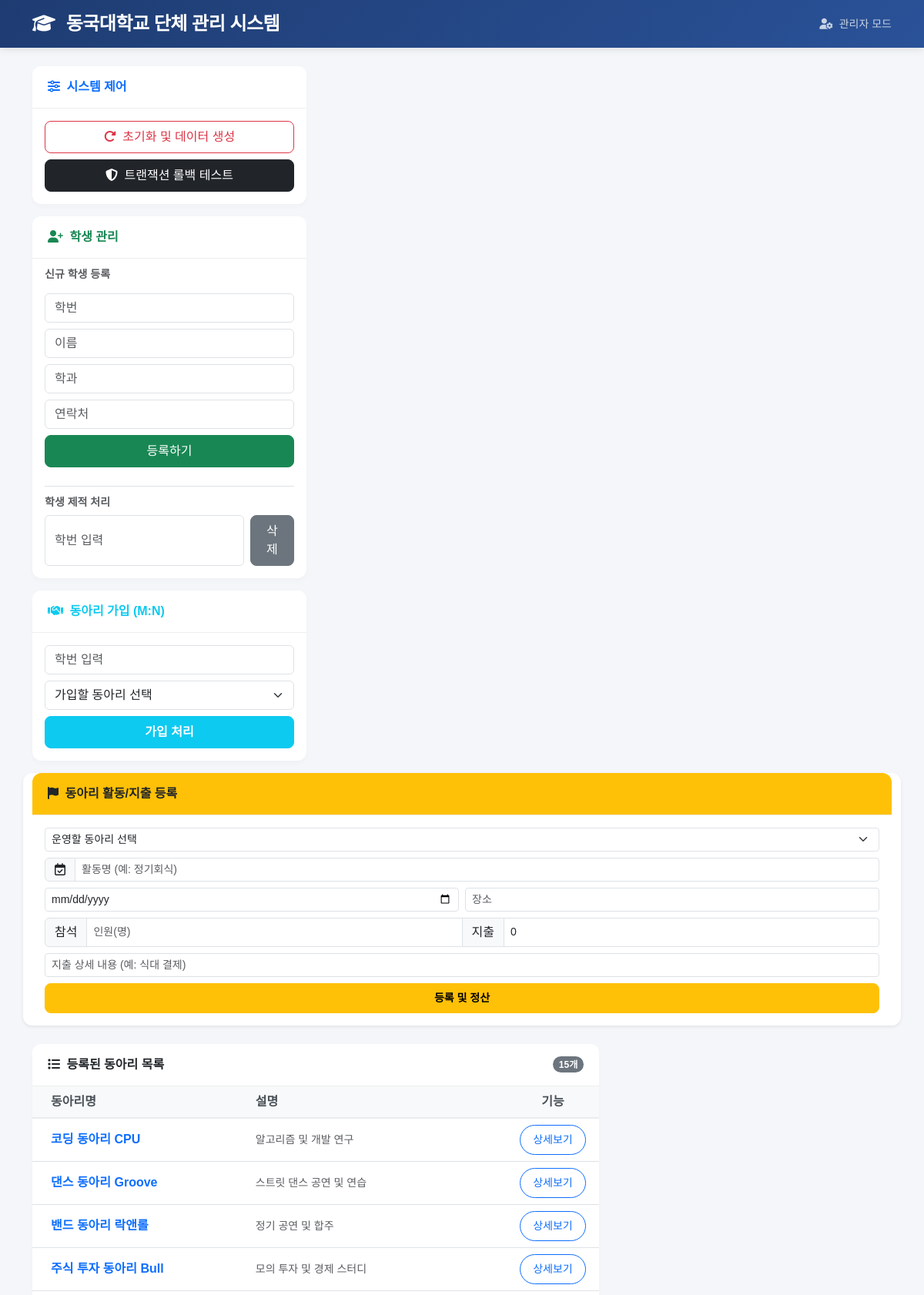
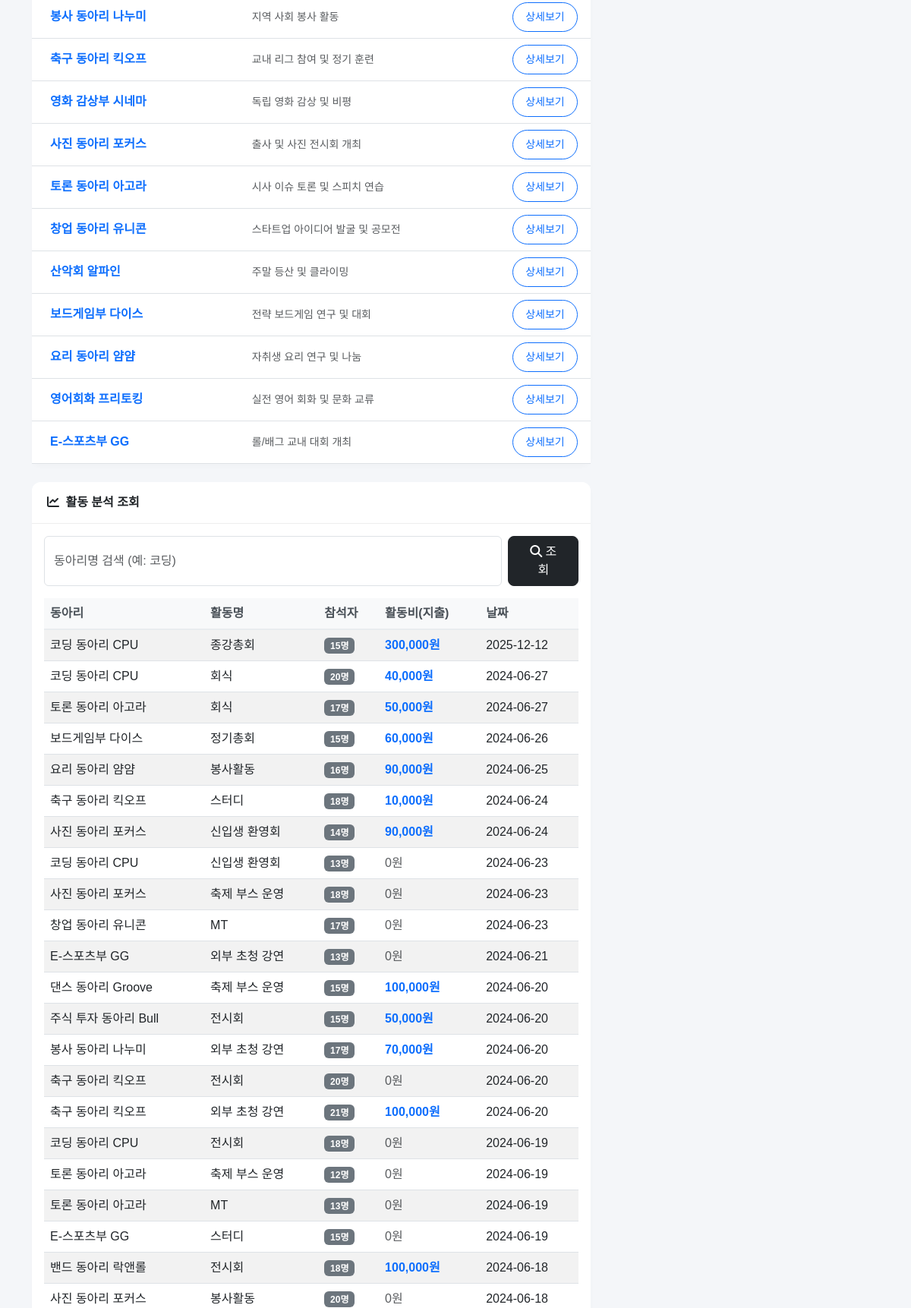
The app's page /analysis (upper part) with its own data (2 pictures, top to bottom).
### tables this page shows
CREATE TABLE Club (
    club_id INTEGER PRIMARY KEY AUTOINCREMENT,
    club_name VARCHAR(100) NOT NULL,
    president_id VARCHAR(10),
    description TEXT,
    FOREIGN KEY (president_id) REFERENCES Student(student_id)
);

CREATE TABLE Activity (
    activity_id INTEGER PRIMARY KEY AUTOINCREMENT,
    club_id INTEGER NOT NULL,
    activity_name VARCHAR(100) NOT NULL,
    activity_date DATE NOT NULL,
    location VARCHAR(100) NOT NULL,
    description TEXT,
    FOREIGN KEY (club_id) REFERENCES Club(club_id)
);

### app.py (the view)
@app.route('/analysis')
def analysis():
    keyword = request.args.get('keyword', '')
    return render_template('index.html',
                           clubs=db.get_all_clubs(),
                           budget_data=db.get_budget_status(),
                           analysis=db.get_analysis(keyword),
                           keyword=keyword)

### db_manager.py (called while the page is built)
def get_conn():
    return sqlite3.connect(cfg.DB_PATH)

def get_all_clubs():
    conn = get_conn()
    df = pd.read_sql("SELECT * FROM Club", conn)
    conn.close()
    return df.to_dict('records')

def get_analysis(keyword):
    conn = get_conn()
    base_query = """
    SELECT
        c.club_name,
        a.activity_name,
        a.activity_date,
        (SELECT COUNT(*) FROM Attendance WHERE activity_id = a.activity_id) as attendees,
        (SELECT IFNULL(SUM(amount), 0) FROM Expense WHERE activity_id = a.activity_id) as total_expense
    FROM Activity a
    JOIN Club c ON a.club_id = c.club_id
    """
    if not keyword:
        query = base_query + " ORDER BY a.activity_date DESC LIMIT 50"
        params = ()
    else:
        query = base_query + " WHERE c.club_name LIKE ? ORDER BY a.activity_date DESC"
        params = (f'%{keyword}%',)
    df = pd.read_sql(query, conn, params=params)
    conn.close()
    return df.to_dict('records')
    df = pd.read_sql(query, conn, params=params)
    conn.close()
    return df.to_dict('records')

def get_budget_status():
    conn = get_conn()
    sql = """
    SELECT
        c.club_name,
        b.total_amount,
        IFNULL(SUM(e.amount), 0) as used_amount,
        (b.total_amount - IFNULL(SUM(e.amount), 0)) as balance,
        ROUND((CAST(IFNULL(SUM(e.amount), 0) AS FLOAT) / b.total_amount) * 100, 1) as rate
    FROM Budget b
    JOIN Club c ON b.club_id = c.club_id
    LEFT JOIN Expense e ON b.budget_id = e.budget_id
    GROUP BY b.budget_id
    ORDER BY used_amount DESC
    """
    df = pd.read_sql(sql, conn)
    conn.close()
    return df.to_dict('records')

### templates/index.html (shortened to what this page needs)
<!DOCTYPE html>
<html lang="ko">
<head>
    <link href="https://cdnjs.cloudflare.com/ajax/libs/font-awesome/6.4.0/css/all.min.css" rel="stylesheet">
    <link href="https://cdn.jsdelivr.net/npm/bootstrap@5.3.0/dist/css/bootstrap.min.css" rel="stylesheet">
</head>
<body>
    <nav class="navbar navbar-expand-lg navbar-dark navbar-custom mb-4">
        <div class="container">
            <a class="navbar-brand" href="/">
                <i class="fa-solid fa-graduation-cap me-2"></i>
                동국대학교 단체 관리 시스템
            </a>
            <div class="text-white opacity-75">
                <small><i class="fa-solid fa-user-gear me-1"></i> 관리자 모드</small>
            </div>
        </div>
    </nav>
    <div class="container">
        <div class="row g-4">
            <div class="col-md-4">
                <div class="card mb-3">
                    <div class="card-header text-primary">
                        <i class="fa-solid fa-sliders me-1"></i> 시스템 제어
                    </div>
                    <div class="card-body">
                        <form action="/init" method="post" class="mb-2">
                            <button class="btn btn-outline-danger w-100">
                                <i class="fa-solid fa-rotate-right me-1"></i> 초기화 및 데이터 생성
                            </button>
                        </form>
                        <form action="/test/rollback" method="post">
                            <button class="btn btn-dark w-100">
                                <i class="fa-solid fa-shield-halved me-1"></i> 트랜잭션 롤백 테스트
                            </button>
                        </form>
                    </div>
                </div>
                <div class="card mb-3">
                    <div class="card-header text-success">
                        <i class="fa-solid fa-user-plus me-1"></i> 학생 관리
                    </div>
                    <div class="card-body">
                        <h6 class="card-subtitle mb-3 text-muted small fw-bold">신규 학생 등록</h6>
                        <form action="/student/add" method="post" class="mb-4">
                            <input name="s_id" class="form-control mb-2" placeholder="학번" required>
                            <input name="name" class="form-control mb-2" placeholder="이름" required>
                            <input name="dept" class="form-control mb-2" placeholder="학과" required>
                            <input name="phone" class="form-control mb-2" placeholder="연락처" required>
                            <button class="btn btn-success w-100">등록하기</button>
                        </form>
                        <div class="border-top pt-3">
                            <h6 class="card-subtitle mb-2 text-muted small fw-bold">학생 제적 처리</h6>
                            <form action="/student/delete" method="post" class="d-flex gap-2">
                                <input name="s_id" class="form-control" placeholder="학번 입력" required>
                                <button class="btn btn-secondary">삭제</button>
                            </form>
                        </div>
                    </div>
                </div>
                <div class="card">
                    <div class="card-header text-info">
                        <i class="fa-solid fa-handshake me-1"></i> 동아리 가입 (M:N)
                    </div>
                    <div class="card-body">
                        <form action="/club/join" method="post">
                            <input name="s_id" class="form-control mb-2" placeholder="학번 입력" required>
                            <select name="c_id" class="form-select mb-2">
                                <option value="" disabled selected>가입할 동아리 선택</option>
                            </select>
                            <button class="btn btn-info text-white w-100 fw-bold">가입 처리</button>
                        </form>
                    </div>
                </div>
            </div>
            <div class="card shadow-sm border-warning mt-3">
    <div class="card-header bg-warning text-dark fw-bold">
        <i class="fa-solid fa-flag me-1"></i> 동아리 활동/지출 등록
    </div>
    <div class="card-body">
        <form action="/club/activity/add" method="post">
            <select name="c_id" class="form-select mb-2 form-select-sm" required>
                <option value="" disabled selected>운영할 동아리 선택</option>
            </select>
            <div class="input-group mb-2">
                <span class="input-group-text"><i class="fa-regular fa-calendar-check"></i></span>
                <input type="text" name="act_name" class="form-control form-control-sm" placeholder="활동명 (예: 정기회식)" required>
            </div>
            <div class="row g-2 mb-2">
                <div class="col-6">
                    <input type="date" name="act_date" class="form-control form-control-sm" required>
                </div>
                <div class="col-6">
                    <input type="text" name="location" class="form-control form-control-sm" placeholder="장소" required>
                </div>
            </div>
            <div class="input-group mb-2">
                <span class="input-group-text small">참석</span>
                <input type="number" name="attendee_cnt" class="form-control form-control-sm" placeholder="인원(명)" min="0" required>
                <span class="input-group-text small">지출</span>
                <input type="number" name="amount" class="form-control form-control-sm" placeholder="금액(원)" min="0" value="0">
            </div>
            <input name="desc" class="form-control form-control-sm mb-2" placeholder="지출 상세 내용 (예: 식대 결제)">
            <button class="btn btn-warning w-100 btn-sm fw-bold">등록 및 정산</button>
        </form>
    </div>
</div>
            <div class="col-md-8">
                <div class="card mb-4">
                    <div class="card-header d-flex justify-content-between align-items-center">
                        <span><i class="fa-solid fa-list me-1"></i> 등록된 동아리 목록</span>
                        <span class="badge bg-secondary rounded-pill">{{ clubs|length }}개</span>
                    </div>
                    <div class="card-body p-0">
                        <table class="table table-hover align-middle mb-0">
                            <thead>
                                <tr>
                                    <th class="ps-4">동아리명</th>
                                    <th>설명</th>
                                    <th class="text-center" style="width: 120px;">기능</th>
                                </tr>
                            </thead>
                            <tbody>
                                {% for club in clubs %}
                                <tr>
                                    <td class="ps-4 fw-bold text-primary">{{ club.club_name }}</td>
                                    <td class="text-muted small">{{ club.description }}</td>
                                    <td class="text-center">
                                        <a href="/club/{{ club.club_id }}" class="btn btn-sm btn-outline-primary rounded-pill px-3">
                                            상세보기
                                        </a>
                                    </td>
                                </tr>
                                {% endfor %}
                            </tbody>
                        </table>
                    </div>
                </div>
                <div class="card mb-4">
                    <div class="card-header">
                        <i class="fa-solid fa-chart-line me-1"></i> 활동 분석 조회
                    </div>
                    <div class="card-body">
                        <form action="/analysis" class="d-flex mb-3 gap-2">
                            <input name="keyword" class="form-control" placeholder="동아리명 검색 (예: 코딩)" value="{{ keyword }}">
                            <button class="btn btn-dark px-4"><i class="fa-solid fa-magnifying-glass"></i> 조회</button>
                        </form>
                        {% if analysis %}
                        <div class="table-responsive">
                            <table class="table table-striped align-middle">
                                <thead class="table-dark">
                                    <tr><th>동아리</th><th>활동명</th><th>참석자</th><th>활동비(지출)</th><th>날짜</th></tr>
                                </thead>
                                <tbody>
                                    {% for row in analysis %}
                                    <tr>
                                        <td>{{ row.club_name }}</td>
                                        <td>{{ row.activity_name }}</td>
                                        <td><span class="badge bg-secondary">{{ row.attendees }}명</span></td>
                                        <td class="{{ 'text-muted' if row.total_expense == 0 else 'text-primary fw-bold' }}">
                                            {{ "{:,}".format(row.total_expense) }}원
                                        </td>
                                        <td>{{ row.activity_date }}</td>
                                    </tr>
                                    {% endfor %}
                                </tbody>
                            </table>
                        </div>
                        {% endif %}
                    </div>
                </div>
            </div>
        </div>
    </div>
</body>
</html>

### templates/index.html (style rules this page uses)
body { font-family: 'Noto Sans KR', sans-serif; background-color: #f4f6f9; color: #333; }
.navbar-custom { background: linear-gradient(135deg, #1e3c72 0%, #2a5298 100%); box-shadow: 0 2px 10px rgba(0,0,0,0.1); }
.navbar-brand { font-weight: 700; font-size: 1.5rem; letter-spacing: -0.5px; }
.card { border: none; border-radius: 12px; box-shadow: 0 4px 6px rgba(0,0,0,0.02); transition: all 0.3s ease; }
.card-header { background-color: white; border-bottom: 1px solid #eee; font-weight: 600; padding: 15px 20px; border-radius: 12px 12px 0 0 !important; }
.btn { border-radius: 8px; font-weight: 500; padding: 8px 16px; }
.table thead th { background-color: #f8f9fa; border-bottom: 2px solid #e9ecef; color: #495057; font-weight: 600; }

### records on screen
Club: club_name "코딩 동아리 CPU", description "알고리즘 및 개발 연구"
Club: club_name "댄스 동아리 Groove", description "스트릿 댄스 공연 및 연습"
Club: club_name "밴드 동아리 락앤롤", description "정기 공연 및 합주"
Club: club_name "주식 투자 동아리 Bull", description "모의 투자 및 경제 스터디"
Club: club_name "봉사 동아리 나누미", description "지역 사회 봉사 활동"
Club: club_name "축구 동아리 킥오프", description "교내 리그 참여 및 정기 훈련"
Club: club_name "영화 감상부 시네마", description "독립 영화 감상 및 비평"
Club: club_name "사진 동아리 포커스", description "출사 및 사진 전시회 개최"
Club: club_name "토론 동아리 아고라", description "시사 이슈 토론 및 스피치 연습"
Club: club_name "창업 동아리 유니콘", description "스타트업 아이디어 발굴 및 공모전"
Club: club_name "산악회 알파인", description "주말 등산 및 클라이밍"
Club: club_name "보드게임부 다이스", description "전략 보드게임 연구 및 대회"
Club: club_name "요리 동아리 얌얌", description "자취생 요리 연구 및 나눔"
Club: club_name "영어회화 프리토킹", description "실전 영어 회화 및 문화 교류"
Club: club_name "E-스포츠부 GG", description "롤/배그 교내 대회 개최"
Activity: club_name "코딩 동아리 CPU", activity_name "종강총회", attendees "15", total_expense "300,000", activity_date "2025-12-12"
Activity: club_name "코딩 동아리 CPU", activity_name "회식", attendees "20", total_expense "40,000", activity_date "2024-06-27"
Activity: club_name "토론 동아리 아고라", activity_name "회식", attendees "17", total_expense "50,000", activity_date "2024-06-27"
Activity: club_name "보드게임부 다이스", activity_name "정기총회", attendees "15", total_expense "60,000", activity_date "2024-06-26"
Activity: club_name "요리 동아리 얌얌", activity_name "봉사활동", attendees "16", total_expense "90,000", activity_date "2024-06-25"
Activity: club_name "축구 동아리 킥오프", activity_name "스터디", attendees "18", total_expense "10,000", activity_date "2024-06-24"
Activity: club_name "사진 동아리 포커스", activity_name "신입생 환영회", attendees "14", total_expense "90,000", activity_date "2024-06-24"
Activity: club_name "코딩 동아리 CPU", activity_name "신입생 환영회", attendees "13", total_expense "0", activity_date "2024-06-23"
Activity: club_name "사진 동아리 포커스", activity_name "축제 부스 운영", attendees "18", total_expense "0", activity_date "2024-06-23"
Activity: club_name "창업 동아리 유니콘", activity_name "MT", attendees "17", total_expense "0", activity_date "2024-06-23"
Activity: club_name "E-스포츠부 GG", activity_name "외부 초청 강연", attendees "13", total_expense "0", activity_date "2024-06-21"
Activity: club_name "댄스 동아리 Groove", activity_name "축제 부스 운영", attendees "15", total_expense "100,000", activity_date "2024-06-20"
Activity: club_name "주식 투자 동아리 Bull", activity_name "전시회", attendees "15", total_expense "50,000", activity_date "2024-06-20"
Activity: club_name "봉사 동아리 나누미", activity_name "외부 초청 강연", attendees "17", total_expense "70,000", activity_date "2024-06-20"
Activity: club_name "축구 동아리 킥오프", activity_name "전시회", attendees "20", total_expense "0", activity_date "2024-06-20"
Activity: club_name "축구 동아리 킥오프", activity_name "외부 초청 강연", attendees "21", total_expense "100,000", activity_date "2024-06-20"
Activity: club_name "코딩 동아리 CPU", activity_name "전시회", attendees "18", total_expense "0", activity_date "2024-06-19"
Activity: club_name "토론 동아리 아고라", activity_name "축제 부스 운영", attendees "12", total_expense "0", activity_date "2024-06-19"
Activity: club_name "토론 동아리 아고라", activity_name "MT", attendees "13", total_expense "0", activity_date "2024-06-19"
Activity: club_name "E-스포츠부 GG", activity_name "스터디", attendees "15", total_expense "0", activity_date "2024-06-19"
Activity: club_name "밴드 동아리 락앤롤", activity_name "전시회", attendees "18", total_expense "100,000", activity_date "2024-06-18"
Activity: club_name "사진 동아리 포커스", activity_name "봉사활동", attendees "20", total_expense "0", activity_date "2024-06-18"

### other values on screen
{{ clubs|length }} "15"
